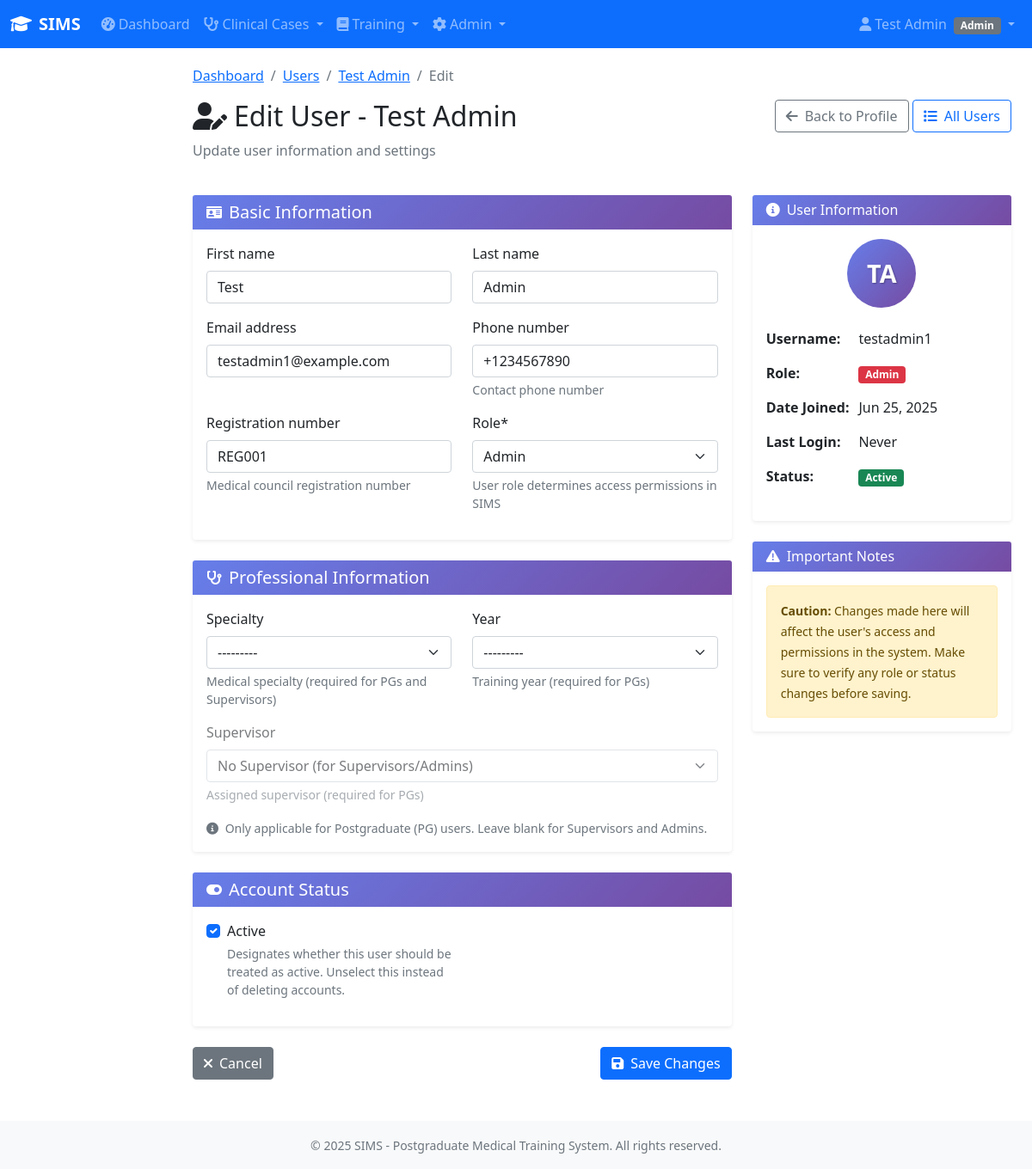
The app's page /users/10/edit/ (signed in) with its own data.
### sims/users/models.py (models this page shows, shortened)
class User(AbstractUser):
    role = models.CharField(
        max_length=20,
        choices=USER_ROLES,
        help_text="User role determines access permissions in SIMS"
    )
    specialty = models.CharField(
        max_length=100,
        choices=SPECIALTY_CHOICES,
        blank=True,
        null=True,
        help_text="Medical specialty (required for PGs and Supervisors)"
    )
    year = models.CharField(
        max_length=10,
        choices=YEAR_CHOICES,
        blank=True,
        null=True,
        help_text="Training year (required for PGs)"
    )
    supervisor = models.ForeignKey(
        'self',
        on_delete=models.SET_NULL,
        null=True,
        blank=True,
        related_name='assigned_pgs',
        limit_choices_to={'role': 'supervisor'},
        help_text="Assigned supervisor (required for PGs)"
    )
    registration_number = models.CharField(
        max_length=50,
        blank=True,
        null=True,
        help_text="Medical council registration number"
    )
    phone_number = models.CharField(
        max_length=15,
        blank=True,
        null=True,
        help_text="Contact phone number"
    )
    created_by = models.ForeignKey(
        'self',
        on_delete=models.SET_NULL,
        null=True,
        blank=True,
        related_name='users_created',
        help_text="Admin who created this user account"
    )
    modified_by = models.ForeignKey(
        'self',
        on_delete=models.SET_NULL,
        null=True,
        blank=True,
        related_name='users_modified',
        help_text="Last admin to modify this user account"
    )
    last_login_ip = models.GenericIPAddressField(
        null=True,
        blank=True,
        help_text="IP address of last login"
    )
    is_archived = models.BooleanField(
        default=False,
        help_text="Mark as archived instead of deleting"
    )
    archived_date = models.DateTimeField(
        null=True,
        blank=True,
        help_text="Date when user was archived"
    )
    class Meta:
        verbose_name = "SIMS User"
        verbose_name_plural = "SIMS Users"
        ordering = ['role', 'last_name', 'first_name']
        indexes = [
            models.Index(fields=['role']),
            models.Index(fields=['specialty']),
            models.Index(fields=['supervisor']),
            models.Index(fields=['is_active']),
        ]
    def __str__(self):
        full_name = self.get_full_name()
        if full_name:
            return f"{full_name} ({self.get_role_display()})"
        return f"{self.username} ({self.get_role_display()})"
    def is_admin(self):
        return self.role == 'admin'

### sims/users/views.py (the view, shortened to what this page needs)
# urls.py: path('<int:pk>/edit/', views.UserEditView.as_view(), name='user_edit'),
class UserEditView(AdminRequiredMixin, UpdateView):
    model = User
    fields = ['first_name', 'last_name', 'email', 'role', 'specialty', 'year', 'supervisor', 'is_active', 'phone_number', 'registration_number']
    template_name = 'users/user_edit.html'
    def get_context_data(self, **kwargs):
        context = super().get_context_data(**kwargs)
        context['page_title'] = f"Edit User - {self.object.get_full_name()}"
        if 'form' in context:
            form = context['form']
            if 'supervisor' in form.fields:
                form.fields['supervisor'].queryset = User.objects.filter(
                    role='supervisor',
                    is_active=True
                ).order_by('first_name', 'last_name')
                form.fields['supervisor'].empty_label = "No Supervisor (for Supervisors/Admins)"
        return context

### sims/context_processors.py (called while the page is built, shortened)
def admin_stats_context(request):
    if not request.path.startswith('/admin/'):
        return {}

### templates/users/user_edit.html (shortened to what this page needs)
{% extends 'base/base.html' %}
{% load crispy_forms_tags %}
{% block breadcrumb %}
<nav aria-label="breadcrumb">
    <ol class="breadcrumb">
        <li class="breadcrumb-item"><a href="{% url 'users:dashboard' %}">Dashboard</a></li>
        <li class="breadcrumb-item"><a href="{% url 'users:user_list' %}">Users</a></li>
        <li class="breadcrumb-item"><a href="{% url 'users:profile_detail' object.pk %}">{{ object.get_full_name }}</a></li>
        <li class="breadcrumb-item active">Edit</li>
    </ol>
</nav>
{% endblock %}
{% block page_header %}
<div class="d-flex justify-content-between align-items-start mb-4">
    <div>
        <h2>
            <i class="fas fa-user-edit me-2"></i>Edit User - {{ object.get_full_name }}
        </h2>
        <p class="text-muted">Update user information and settings</p>
    </div>
    <div>
        <a href="{% url 'users:profile_detail' object.pk %}" class="btn btn-outline-secondary">
            <i class="fas fa-arrow-left me-2"></i>Back to Profile
        </a>
        <a href="{% url 'users:user_list' %}" class="btn btn-outline-primary">
            <i class="fas fa-list me-2"></i>All Users
        </a>
    </div>
</div>
{% endblock %}
{% block content %}
<div class="row">
    <div class="col-lg-8">
        <form method="post" id="userEditForm">
            <div class="card mb-4">
                <div class="card-header d-flex align-items-center">
                    <i class="fas fa-id-card me-2"></i>
                    <h5 class="mb-0">Basic Information</h5>
                </div>
                <div class="card-body">
                    <div class="row">
                        <div class="col-md-6">
                            {{ form.first_name|as_crispy_field }}
                        </div>
                        <div class="col-md-6">
                            {{ form.last_name|as_crispy_field }}
                        </div>
                    </div>
                    <div class="row">
                        <div class="col-md-6">
                            {{ form.email|as_crispy_field }}
                        </div>
                        <div class="col-md-6">
                            {{ form.phone_number|as_crispy_field }}
                        </div>
                    </div>
                    <div class="row">
                        <div class="col-md-6">
                            {{ form.registration_number|as_crispy_field }}
                        </div>
                        <div class="col-md-6">
                            {{ form.role|as_crispy_field }}
                        </div>
                    </div>
                </div>
            </div>
            <div class="card mb-4">
                <div class="card-header d-flex align-items-center">
                    <i class="fas fa-stethoscope me-2"></i>
                    <h5 class="mb-0">Professional Information</h5>
                </div>
                <div class="card-body">
                    <div class="row">
                        <div class="col-md-6">
                            {{ form.specialty|as_crispy_field }}
                        </div>
                        <div class="col-md-6">
                            {{ form.year|as_crispy_field }}
                        </div>
                    </div>
                    <div class="row">
                        <div class="col-md-12">
                            <div class="form-group">
                                {{ form.supervisor|as_crispy_field }}
                                <small class="form-text text-muted">
                                    <i class="fas fa-info-circle me-1"></i>
                                    Only applicable for Postgraduate (PG) users. Leave blank for Supervisors and Admins.
                                </small>
                            </div>
                        </div>
                    </div>
                </div>
            </div>
            <div class="card mb-4">
                <div class="card-header d-flex align-items-center">
                    <i class="fas fa-toggle-on me-2"></i>
                    <h5 class="mb-0">Account Status</h5>
                </div>
                <div class="card-body">
                    <div class="row">
                        <div class="col-md-6">
                            {{ form.is_active|as_crispy_field }}
                        </div>
                    </div>
                </div>
            </div>
            <div class="d-flex justify-content-between">
                <a href="{% url 'users:profile_detail' object.pk %}" class="btn btn-secondary">
                    <i class="fas fa-times me-2"></i>Cancel
                </a>
                <button type="submit" class="btn btn-primary">
                    <i class="fas fa-save me-2"></i>Save Changes
                </button>
            </div>
        </form>
    </div>
    <div class="col-lg-4">
        <div class="card">
            <div class="card-header">
                <h6 class="mb-0">
                    <i class="fas fa-info-circle me-2"></i>User Information
                </h6>
            </div>
            <div class="card-body">
                <div class="text-center mb-3">
                    {% if object.avatar %}
                    <img src="{{ object.avatar.url }}" alt="{{ object.get_full_name }}"
                         class="rounded-circle" width="80" height="80" style="object-fit: cover;">
                    {% else %}
                    <div class="avatar-placeholder rounded-circle mx-auto d-flex align-items-center justify-content-center"
                         style="width: 80px; height: 80px; background: linear-gradient(135deg, #667eea 0%, #764ba2 100%); color: white; font-size: 1.8rem;">
                        {{ object.first_name.0|upper }}{{ object.last_name.0|upper }}
                    </div>
                    {% endif %}
                </div>
                <table class="table table-sm">
                    <tr>
                        <td class="fw-bold">Username:</td>
                        <td>{{ object.username }}</td>
                    </tr>
                    <tr>
                        <td class="fw-bold">Role:</td>
                        <td>
                            <span class="badge bg-{{ object.role }}">
                                {{ object.get_role_display|default:object.role|title }}
                            </span>
                        </td>
                    </tr>
                    <tr>
                        <td class="fw-bold">Date Joined:</td>
                        <td>{{ object.date_joined|date:"M d, Y" }}</td>
                    </tr>
                    <tr>
                        <td class="fw-bold">Last Login:</td>
                        <td>{{ object.last_login|date:"M d, Y H:i"|default:"Never" }}</td>
                    </tr>
                    <tr>
                        <td class="fw-bold">Status:</td>
                        <td>
                            <span class="badge bg-{{ object.is_active|yesno:'success,danger' }}">
                                {{ object.is_active|yesno:'Active,Inactive' }}
                            </span>
                        </td>
                    </tr>
                </table>
            </div>
        </div>
        <div class="card mt-3">
            <div class="card-header">
                <h6 class="mb-0">
                    <i class="fas fa-exclamation-triangle me-2"></i>Important Notes
                </h6>
            </div>
            <div class="card-body">
                <div class="alert alert-warning mb-0">
                    <small>
                        <strong>Caution:</strong> Changes made here will affect the user's access and permissions in the system.
                        Make sure to verify any role or status changes before saving.
                    </small>
                </div>
            </div>
        </div>
    </div>
</div>
{% endblock %}

### templates/base/base.html (shortened to what this page needs)
<!DOCTYPE html>
<html lang="en">
<head>
    <link href="https://cdn.jsdelivr.net/npm/bootstrap@5.1.3/dist/css/bootstrap.min.css" rel="stylesheet">
    <link href="https://cdnjs.cloudflare.com/ajax/libs/font-awesome/6.0.0/css/all.min.css" rel="stylesheet">
    <link href="https://cdn.jsdelivr.net/npm/select2@4.1.0-rc.0/dist/css/select2.min.css" rel="stylesheet">
    <link href="https://cdn.jsdelivr.net/npm/select2-bootstrap-5-theme@1.3.0/dist/select2-bootstrap-5-theme.min.css" rel="stylesheet">
</head>
<body>
    <nav class="navbar navbar-expand-lg navbar-dark bg-primary">
        <div class="container-fluid">
            <a class="navbar-brand" href="{% url 'home' %}">
                <i class="fas fa-graduation-cap me-2"></i>SIMS
            </a>
            <div class="collapse navbar-collapse" id="navbarNav">
                <ul class="navbar-nav me-auto">
                    {% if user.is_authenticated %}
                        <li class="nav-item">
                            <a class="nav-link" href="{% url 'users:dashboard' %}">
                                <i class="fas fa-tachometer-alt me-1"></i>Dashboard
                            </a>
                        </li>
                        {% if user.role == 'pg' or user.role == 'supervisor' or user.role == 'admin' %}
                        <li class="nav-item dropdown">
                            <a class="nav-link dropdown-toggle" href="#" role="button" data-bs-toggle="dropdown">
                                <i class="fas fa-stethoscope me-1"></i>Clinical Cases
                            </a>
                        </li>
                        {% endif %}
                        <li class="nav-item dropdown">
                            <a class="nav-link dropdown-toggle" href="#" role="button" data-bs-toggle="dropdown">
                                <i class="fas fa-book me-1"></i>Training
                            </a>
                        </li>
                        {% if user.role == 'admin' %}
                        <li class="nav-item dropdown">
                            <a class="nav-link dropdown-toggle" href="#" role="button" data-bs-toggle="dropdown">
                                <i class="fas fa-cog me-1"></i>Admin
                            </a>
                        </li>
                        {% endif %}
                    {% endif %}
                </ul>
                <ul class="navbar-nav">
                    {% if user.is_authenticated %}
                        <li class="nav-item dropdown">
                            <a class="nav-link dropdown-toggle" href="#" role="button" data-bs-toggle="dropdown">
                                <i class="fas fa-user me-1"></i>{{ user.get_full_name|default:user.username }}
                                <span class="badge bg-secondary ms-1">{{ user.get_role_display }}</span>
                            </a>
                        </li>
                    {% else %}
                        <li class="nav-item">
                            <a class="nav-link" href="{% url 'users:login' %}">Login</a>
                        </li>
                    {% endif %}
                </ul>
            </div>
        </div>
    </nav>
    <div class="container-fluid">
        <div class="row">
            <main class="{% if not hide_sidebar %}col-md-9 ms-sm-auto col-lg-10 px-md-4{% else %}col-12{% endif %} main-content">
                {% block breadcrumb %}{% endblock %}
                {% block page_header %}{% endblock %}
                {% block content %}{% endblock %}
            </main>
        </div>
    </div>
    <footer class="bg-light text-center text-muted py-3 mt-5">
        <div class="container">
            <small>&copy; 2025 SIMS - Postgraduate Medical Training System. All rights reserved.</small>
        </div>
    </footer>
</body>
</html>

### templates/base/base.html (style rules this page uses)
.navbar-brand { font-weight: bold; }
.main-content { padding-top: 20px; }

### templates/users/user_edit.html (style rules this page uses)
.avatar-placeholder { font-weight: bold; text-shadow: 1px 1px 2px rgba(0,0,0,0.3); }
.card { border: none; box-shadow: 0 0.125rem 0.25rem rgba(0, 0, 0, 0.075); margin-bottom: 1.5rem; }
.card-header { background: linear-gradient(135deg, #667eea 0%, #764ba2 100%); color: white; border-bottom: none; }
.table td { border: none; padding: 0.5rem 0; }
.table td.fw-bold { width: 40%; }
.badge.bg-admin { background-color: #dc3545 !important; color: white; }

### records on screen
User: get_full_name "Test Admin", role "Admin", first_name "Test", last_name "Admin", email "testadmin1@example.com", phone_number "+1234567890", registration_number "REG001", specialty "---------", year "---------", supervisor "No Supervisor (for Supervisors/Admins)", is_active "☑", first_name.0 "T", last_name.0 "A", username "testadmin1", date_joined "Jun 25, 2025", last_login "Never", is_active "Active"
